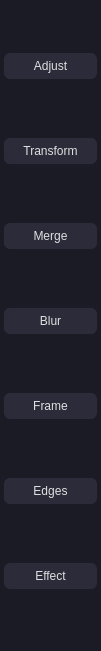
   <widget class="QFrame" name="mainbar">
    <property name="geometry">
     <rect>
      <x>0</x>
      <y>0</y>
      <width>101</width>
      <height>651</height>
     </rect>
    </property>
    <property name="autoFillBackground">
     <bool>false</bool>
    </property>
    <property name="styleSheet">
     <string notr="true">QFrame#mainbar {
      background-color: #1A1A22; /* Slightly updated dark background */
      border-left: 1px solid #2c2f3a;
      }
      QFrame#mainbar QPushButton {
      color: #CCCCCC; /* Lighter text for contrast */
      background-color: transparent;
      border: none;
      padding: 10px 0; /* Align text neatly */
      font-weight: 500;
      }
      QFrame#mainbar QPushButton:hover {
      background-color: #2D2D35; /* Simulates depth/shadow */
      color: #00BCD4; /* Modern Teal Accent */
      border-left: 3px solid #00BCD4; /* Modern &quot;selected&quot; indicator */
      }
      QFrame#mainbar QPushButton:checked {
      background-color: #3949AB; /* Deep Indigo Active State */
      color: white;
      border-radius: 0; /* Remove radius for sharper, modern look */
      border-left: 3px solid #00BCD4; /* Maintain accent line */
      }</string>
    </property>
    <property name="frameShape">
     <enum>QFrame::Shape::Box</enum>
    </property>
    <property name="frameShadow">
     <enum>QFrame::Shadow::Raised</enum>
    </property>
    <property name="lineWidth">
     <number>1</number>
    </property>
    <property name="midLineWidth">
     <number>3</number>
    </property>
    <widget class="QFrame" name="verticalFrame_2">
     <property name="geometry">
      <rect>
       <x>-5</x>
       <y>-10</y>
       <width>111</width>
       <height>661</height>
      </rect>
     </property>
     <property name="layoutDirection">
      <enum>Qt::LayoutDirection::LeftToRight</enum>
     </property>
     <property name="styleSheet">
      <string notr="true">
      QFrame {
      background-color: #1b1b25;
      border-top: 1px solid #2c2f3a;
      }
      QPushButton {
      background-color: #2b2b3a;
      color: #e0e0e0;
      border-radius: 6px;
      padding: 6px 12px;
      }
      QPushButton:hover {
      background-color: #3a3a4a;
      border: 1px solid #4c82ff;
      color: #4c82ff;
      }
      QPushButton:pressed {
      background-color: #3a6ee8;
      color: white;
      }
     </string>
     </property>
     <layout class="QVBoxLayout" name="verticalLayout_2">
      <item>
       <widget class="QPushButton" name="BrightnessBtn">
        <property name="styleSheet">
         <string notr="true">QFrame#mainbar {
          background-color: #1A1A22; /* Slightly updated dark background */
          border-left: 1px solid #2c2f3a;
          }
          QFrame#mainbar QPushButton {
          color: #CCCCCC; /* Lighter text for contrast */
          background-color: transparent;
          border: none;
          padding: 10px 0; /* Align text neatly */
          font-weight: 500;
          }
          QFrame#mainbar QPushButton:hover {
          background-color: #2D2D35; /* Simulates depth/shadow */
          color: #00BCD4; /* Modern Teal Accent */
          border-left: 3px solid #00BCD4; /* Modern &quot;selected&quot; indicator */
          }
          QFrame#mainbar QPushButton:checked {
          background-color: #3949AB; /* Deep Indigo Active State */
          color: white;
          border-radius: 0; /* Remove radius for sharper, modern look */
          border-left: 3px solid #00BCD4; /* Maintain accent line */
          }
         </string>
        </property>
        <property name="text">
         <string>Adjust</string>
        </property>
       </widget>
      </item>
      <item>
       <widget class="QPushButton" name="TransformBtn">
        <property name="styleSheet">
         <string notr="true">QFrame#mainbar {
          background-color: #1A1A22; /* Slightly updated dark background */
          border-left: 1px solid #2c2f3a;
          }
          QFrame#mainbar QPushButton {
          color: #CCCCCC; /* Lighter text for contrast */
          background-color: transparent;
          border: none;
          padding: 10px 0; /* Align text neatly */
          font-weight: 500;
          }
          QFrame#mainbar QPushButton:hover {
          background-color: #2D2D35; /* Simulates depth/shadow */
          color: #00BCD4; /* Modern Teal Accent */
          border-left: 3px solid #00BCD4; /* Modern &quot;selected&quot; indicator */
          }
          QFrame#mainbar QPushButton:checked {
          background-color: #3949AB; /* Deep Indigo Active State */
          color: white;
          border-radius: 0; /* Remove radius for sharper, modern look */
          border-left: 3px solid #00BCD4; /* Maintain accent line */
          }</string>
        </property>
        <property name="text">
         <string>Transform</string>
        </property>
       </widget>
      </item>
      <item>
       <widget class="QPushButton" name="merge">
        <property name="styleSheet">
         <string notr="true">QFrame#mainbar {
          background-color: #1A1A22; /* Slightly updated dark background */
          border-left: 1px solid #2c2f3a;
          }
          QFrame#mainbar QPushButton {
          color: #CCCCCC; /* Lighter text for contrast */
          background-color: transparent;
          border: none;
          padding: 10px 0; /* Align text neatly */
          font-weight: 500;
          }
          QFrame#mainbar QPushButton:hover {
          background-color: #2D2D35; /* Simulates depth/shadow */
          color: #00BCD4; /* Modern Teal Accent */
          border-left: 3px solid #00BCD4; /* Modern &quot;selected&quot; indicator */
          }
          QFrame#mainbar QPushButton:checked {
          background-color: #3949AB; /* Deep Indigo Active State */
          color: white;
          border-radius: 0; /* Remove radius for sharper, modern look */
          border-left: 3px solid #00BCD4; /* Maintain accent line */
          }</string>
        </property>
        <property name="text">
         <string>Merge</string>
        </property>
       </widget>
      </item>
      <item>
       <widget class="QPushButton" name="blur">
        <property name="styleSheet">
         <string notr="true">QFrame#mainbar {
          background-color: #1A1A22; /* Slightly updated dark background */
          border-left: 1px solid #2c2f3a;
          }
          QFrame#mainbar QPushButton {
          color: #CCCCCC; /* Lighter text for contrast */
          background-color: transparent;
          border: none;
          padding: 10px 0; /* Align text neatly */
          font-weight: 500;
          }
          QFrame#mainbar QPushButton:hover {
          background-color: #2D2D35; /* Simulates depth/shadow */
          color: #00BCD4; /* Modern Teal Accent */
          border-left: 3px solid #00BCD4; /* Modern &quot;selected&quot; indicator */
          }
          QFrame#mainbar QPushButton:checked {
          background-color: #3949AB; /* Deep Indigo Active State */
          color: white;
          border-radius: 0; /* Remove radius for sharper, modern look */
          border-left: 3px solid #00BCD4; /* Maintain accent line */
          }
         </string>
        </property>
        <property name="text">
         <string>Blur</string>
        </property>
       </widget>
      </item>
      <item>
       <widget class="QPushButton" name="pushButton">
        <property name="styleSheet">
         <string notr="true">QFrame#mainbar {
          background-color: #1A1A22; /* Slightly updated dark background */
          border-left: 1px solid #2c2f3a;
          }
          QFrame#mainbar QPushButton {
          color: #CCCCCC; /* Lighter text for contrast */
          background-color: transparent;
          border: none;
          padding: 10px 0; /* Align text neatly */
          font-weight: 500;
          }
          QFrame#mainbar QPushButton:hover {
          background-color: #2D2D35; /* Simulates depth/shadow */
          color: #00BCD4; /* Modern Teal Accent */
          border-left: 3px solid #00BCD4; /* Modern &quot;selected&quot; indicator */
          }
          QFrame#mainbar QPushButton:checked {
          background-color: #3949AB; /* Deep Indigo Active State */
          color: white;
          border-radius: 0; /* Remove radius for sharper, modern look */
          border-left: 3px solid #00BCD4; /* Maintain accent line */
          }
         </string>
        </property>
        <property name="text">
         <string>Frame</string>
        </property>
       </widget>
      </item>
      <item>
       <widget class="QPushButton" name="pushButton_2">
        <property name="styleSheet">
         <string notr="true">QFrame#mainbar {
          background-color: #1A1A22; /* Slightly updated dark background */
          border-left: 1px solid #2c2f3a;
          }
          QFrame#mainbar QPushButton {
          color: #CCCCCC; /* Lighter text for contrast */
          background-color: transparent;
          border: none;
          padding: 10px 0; /* Align text neatly */
          font-weight: 500;
          }
          QFrame#mainbar QPushButton:hover {
          background-color: #2D2D35; /* Simulates depth/shadow */
          color: #00BCD4; /* Modern Teal Accent */
          border-left: 3px solid #00BCD4; /* Modern &quot;selected&quot; indicator */
          }
          QFrame#mainbar QPushButton:checked {
          background-color: #3949AB; /* Deep Indigo Active State */
          color: white;
          border-radius: 0; /* Remove radius for sharper, modern look */
          border-left: 3px solid #00BCD4; /* Maintain accent line */
          }</string>
        </property>
        <property name="text">
         <string>Edges</string>
        </property>
       </widget>
      </item>
      <item>
       <widget class="QPushButton" name="EffectsBtn">
        <property name="styleSheet">
         <string notr="true">QFrame#mainbar {
          background-color: #1A1A22; /* Slightly updated dark background */
          border-left: 1px solid #2c2f3a;
          }
          QFrame#mainbar QPushButton {
          color: #CCCCCC; /* Lighter text for contrast */
          background-color: transparent;
          border: none;
          padding: 10px 0; /* Align text neatly */
          font-weight: 500;
          }
          QFrame#mainbar QPushButton:hover {
          background-color: #2D2D35; /* Simulates depth/shadow */
          color: #00BCD4; /* Modern Teal Accent */
          border-left: 3px solid #00BCD4; /* Modern &quot;selected&quot; indicator */
          }
          QFrame#mainbar QPushButton:checked {
          background-color: #3949AB; /* Deep Indigo Active State */
          color: white;
          border-radius: 0; /* Remove radius for sharper, modern look */
          border-left: 3px solid #00BCD4; /* Maintain accent line */
          }
         </string>
        </property>
        <property name="text">
         <string>Effect</string>
        </property>
       </widget>
      </item>
     </layout>
    </widget>
   </widget>
